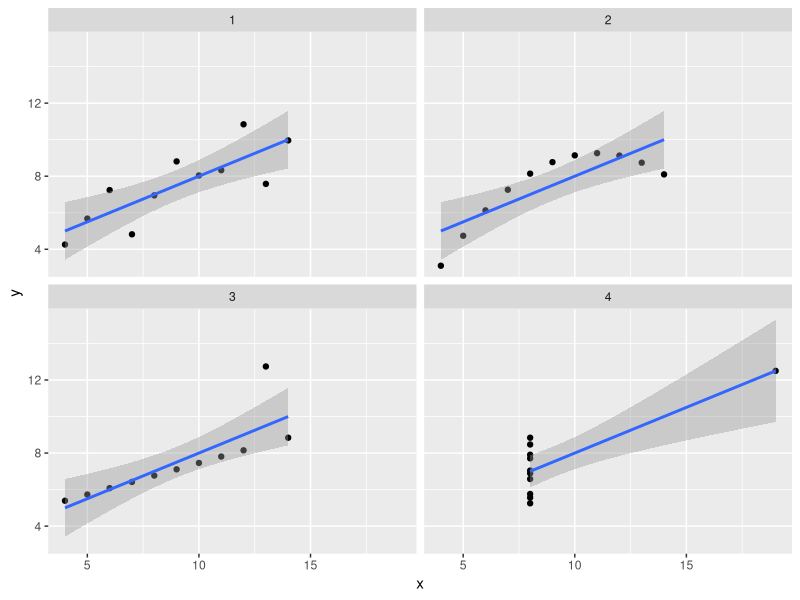

The R script that drew this image:
library(tidyverse)

Anscombe <- anscombe %>%
	pivot_longer(everything(),
		names_to = c(".value", "set"),
		names_pattern = "(.)(.)"
	) %>%
	arrange(set)

Anscombe %>%
	group_by(set) %>%
	summarize(
		N = n(), 
		mean.x = mean(x), 
		sd.x = sd(x), 
		mean.y = mean(y), 
		sd.y = sd(y), 
		corr.xy = cor(x, y)
	)

ggplot(data = Anscombe, aes(x = x, y = y)) +
	geom_point() +
  geom_smooth(method = lm) +
	facet_wrap(~ set)
